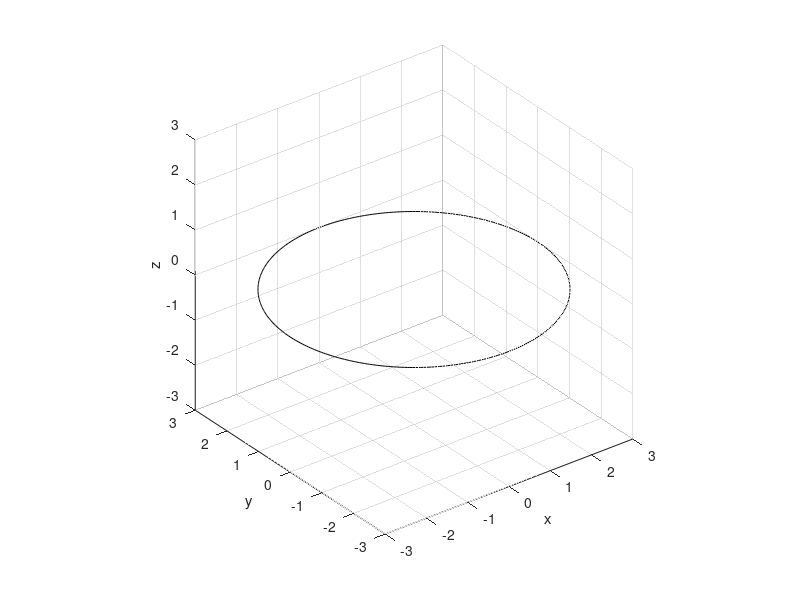

This figure's MATLAB source: (Note: this script raises an error after producing the figure.)
%  Author:
%   Rui Li (raysworld@outlook.com)
%
%  LOG:
%   2014-04-11: Create the file.
%   2014-05-20: Fix some small bugs, which solves some display issues in
%               32-bit OS.
%   2014-07-16: Add some comments
%   2014-07-17: Add output: 'O_pe_H', which corresponds to the center point
%               of the lower surface of the peg when the peg and hole are
%               touched each other.
%               Fixed a bug on edge_point determination.
%   2014-07-18��Distinguish radius of peg and radius of hole
%

%%
clear all
close all
clc
%% ����
% ��ײ���
R = 3;      % ��װ뾶
R_peg = 3.0;
R_hole = 3.0;
d_ecc = 1;  % ƫ�ľ�(��X_pe�᷽��)
h_ecc = 3;  % ƫ�ľ�(��Z_pe����)

% peg-e��hole����ϵ�Ĺ�ϵ����[Xpe Ype Zpe theta_xe theta_ye theta_ze]
theta_x_pe_H = pi/6;       % ���ƿ�(H)����ϵx��ת���ĽǶ�
theta_y_pe_H = 0;         % ���ƿ�(H)����ϵy��ת���ĽǶ�
theta_z_pe_H = 0;                % ���ƿ�(H)����ϵz��ת���ĽǶ�(���趨����Ϊ����Ҫ�ڸ��᷽����ת)
O_x_pe_H = 0;                         % ��ĵ������ĵ��ڿ�����ϵx�᷽��ƫ��׵����ĵ�ľ���
O_y_pe_H = 1;                         % ��ĵ������ĵ��ڿ�����ϵy�᷽��ƫ��׵����ĵ�ľ���
O_z_pe_H = 3;                         % ��ĵ������ĵ��ڿ�����ϵz�᷽��ƫ��׵����ĵ�ľ���

% ����ȫ�������棬�������ݲ����޸�!!!!!!!!!!!!!!!!!!!!!!!!!!!!!!!!!!!!!!!!!!!!!!!
%--------------------------------------------------------------------------
%% ��־λ
flag = [];
flag.outrange = 0;          % ��͵��Ƿ���hole��Χ�ڣ�����Ϊ0��������Ϊ1
flag.inter = 0;             % ͶӰ���Բ���������ֵΪn����n������
flag.contact = 0;           % ����׵ĽӴ��������ֵΪn����n���Ӵ��㣬-1Ϊ����Ӵ�
% �����͵��z����ֵ
d_lowest = NaN;

%% ��׼Բ�����ڸ��ֱ任�ͻ�ͼ
theta = linspace(0, 2*pi, 361);
% rr = R;
% xx = rr * cos(t);
% yy = rr * sin(t);
% zz = zeros(1,length(t));
% ww = ones(1,length(t));

rr_p = R_peg;
xx_p = rr_p * cos(theta);
yy_p = rr_p * sin(theta);
zz_p = zeros(1,length(theta));
ww_p = ones(1,length(theta));

rr_h = R_hole;
xx_h = rr_p * cos(theta);
yy_h = rr_p * sin(theta);
zz_h = zeros(1,length(theta));
ww_h = ones(1,length(theta));


%%
% hole����ϵ(������ϵ)------------------------------------------------------
frame_H = eye(4);
% ����hole
plot3(xx_h, yy_h, zz_h, 'k');
hold on
% �������ע
xlabel('x'); ylabel('y'); zlabel('z');

grid on
axis equal
axis auto

% peg-e����ϵ(ƫ�����²��̶�)-----------------------------------------------

axis_o_pe = [1 0 0]';
axis_n_pe = [0 1 0]';
axis_a_pe = [0 0 1]';
O_pe = [0 0 0]';
frame_pe = [axis_o_pe axis_n_pe axis_a_pe O_pe;0 0 0 1];
% peg-e����ϵ��hole����ϵ�µı�ʾ(�任)
T_pe_H = trans([O_x_pe_H O_y_pe_H O_z_pe_H])*rot([0 1 0], theta_y_pe_H)*rot([1 0 0], theta_x_pe_H);
frame_pe_H = T_pe_H * frame_pe;
% peg-e����ϵ�������ᡢԭ����hole����ϵ�µı�ʾ(�任���)
axis_o_pe_H = frame_pe_H(1:3,1);      % peg-e����ϵ��x��
axis_n_pe_H = frame_pe_H(1:3,2);      % peg-e����ϵ��y��
axis_a_pe_H = frame_pe_H(1:3,3);      % peg-e����ϵ��z��
O_pe_H = frame_pe_H(1:3,4);                 % peg-e����ϵ��ԭ��

%% ����peg-e����Բ
% peg-e�����Բ
points = T_pe_H * [xx_p;yy_p;zz_p;ww_p];
plot3(points(1,:),points(2,:),points(3,:),'b');
hold on
% peg-e�����Բ��ԭ��
plot3(O_pe_H(1),O_pe_H(2),O_pe_H(3),'r.');
% peg-e�����Բ��XOY(hole)ƽ���ϵ�ͶӰ
plot3(points(1,:),points(2,:),zz_p,'b');


%%
px = points(1,:);
py = points(2,:);
pz = points(3,:);

% ca = cos(theta_x_pe_H);
% cb = cos(theta_y_pe_H);
% cc = cos(theta_z_pe_H);

ca = axis_o_pe' * axis_a_pe_H;
cb = axis_n_pe' * axis_a_pe_H;
cc = axis_a_pe' * axis_a_pe_H;
cs = ca^2 + cb^2;

cdelta = (px*ca + py*cb).^2 - cs*(px.^2 + py.^2 - R^2);

idx = cdelta<0;
px(idx) = NaN;
py(idx) = NaN;
pz(idx) = NaN;
cdelta(idx) = NaN;

t1 = (-(px*ca+py*cb) + sqrt(cdelta)) / cs;
t2 = (-(px*ca+py*cb) - sqrt(cdelta)) / cs;
% t=linspace(0,10,292);
%
% ppx = px + t * ca;
% ppy = py + t * cb;
% ppz = pz + t * cc;
%
% plot3(ppx, ppy, ppz,'r.'); hold on

% ppx1 = px + t1 * ca;
% ppy1 = py + t1 * cb;
% ppz1 = pz + t1 * cc;
%
% plot3(ppx1, ppy1, ppz1,'r.'); hold on
%
% ppx2 = px + t2 * ca;
% ppy2 = py + t2 * cb;
% ppz2 = pz + t2 * cc;
%
% plot3(ppx2, ppy2, ppz2,'b.');

tt = [t1 t2];
ppx = [px px] + tt * ca;
ppy = [py py] + tt * cb;
ppz = [pz pz] + tt * cc;

tidx = tt<0;
ppx(tidx) = NaN;
ppy(tidx) = NaN;
ppz(tidx) = NaN;

plot3(ppx, ppy, ppz,'r.'); hold on
%%
[~,idx] = min(ppz);
plot3(ppx(idx), ppy(idx), ppz(idx), 'k*');
tt(idx)
% %%
k=1;
delta = pi/2;
tt_new = [theta theta];
t_new = tt_new(idx);
while(k < 10)
    
    delta = delta/10;
    ttt = linspace(t_new-delta, t_new+delta, 100);
    P = create_ellipse_proj(R, ttt, T_pe_H);
    px = P(1,:);
    py = P(2,:);
    pz = P(3,:);
%     plot3(px,py,pz,'go');
    
    cdelta = (px*ca + py*cb).^2 - cs*(px.^2 + py.^2 - R^2);
    
    idx = cdelta<0;
    px(idx) = NaN;
    py(idx) = NaN;
    pz(idx) = NaN;
    cdelta(idx) = NaN;
    
    t1 = (-(px*ca+py*cb) + sqrt(cdelta)) / cs;
    t2 = (-(px*ca+py*cb) - sqrt(cdelta)) / cs;
    
    tt = [t1 t2];
    ppx = [px px] + tt * ca;
    ppy = [py py] + tt * cb;
    ppz = [pz pz] + tt * cc;
    
    tidx = tt<0;
    ppx(tidx) = NaN;
    ppy(tidx) = NaN;
    ppz(tidx) = NaN;
    
    [~,idx] = min(ppz);
    plot3(ppx(idx), ppy(idx), ppz(idx), 'k*');
    tt(idx)
    
    tt_new = [ttt ttt];
    t_new = tt_new(idx);
    
    k=k+1
end